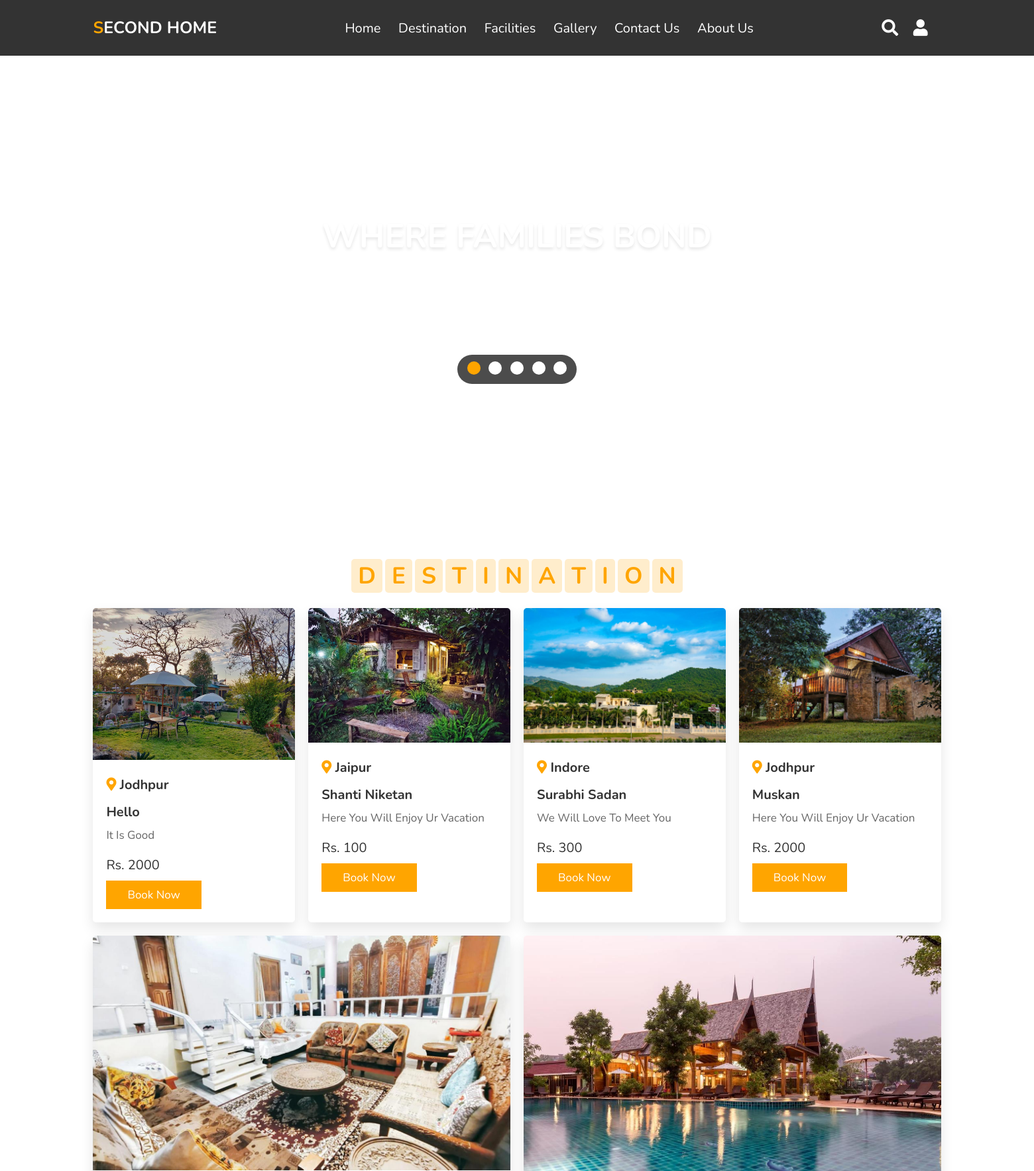
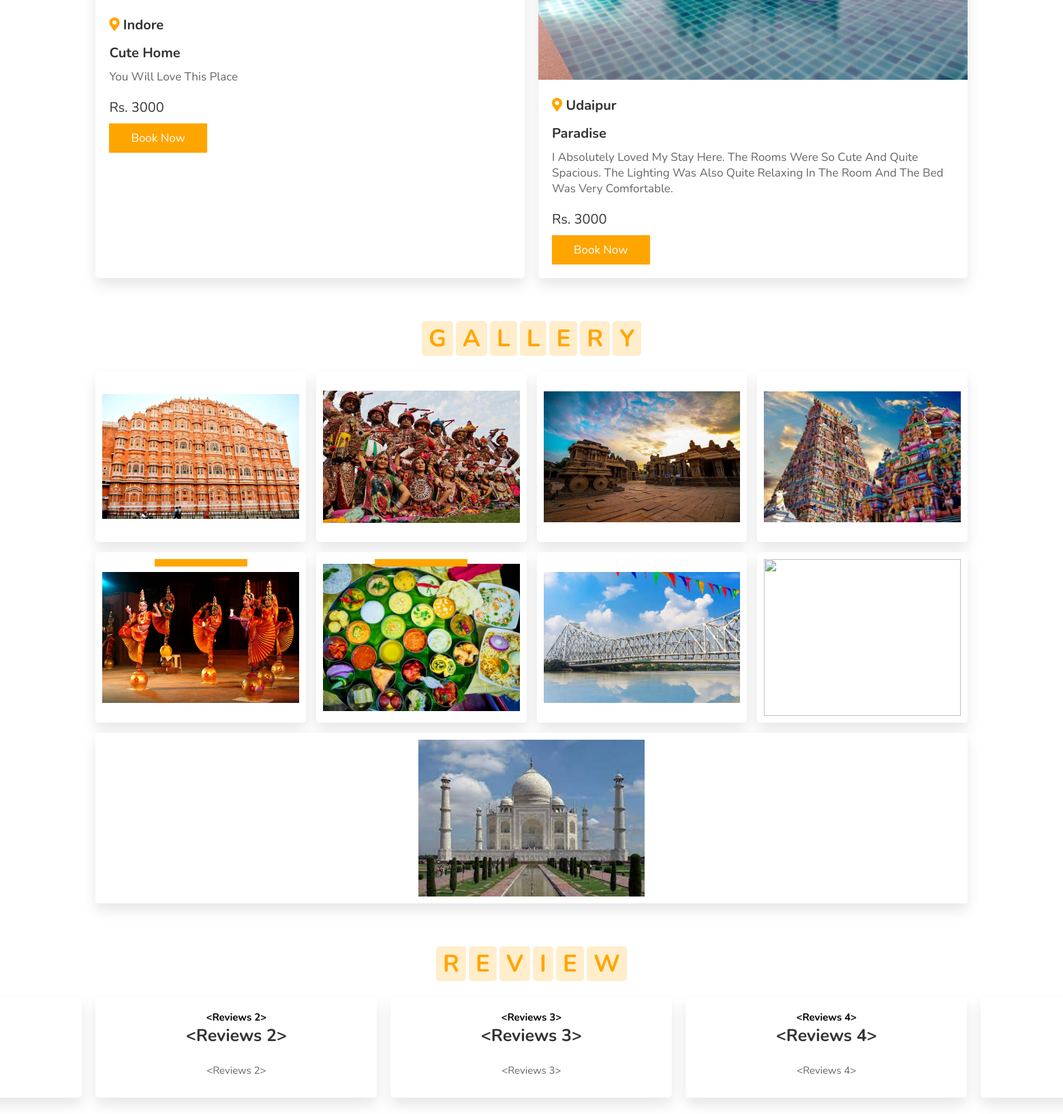
Screenshot of /Internet (upper part) with the database file from the repository (2 pictures, top to bottom).
### models.py (models this page shows)
class Listroom(db.Model):
    id = db.Column(db.Integer, primary_key=True)
    email = db.Column(db.String(150))
    phone_no= db.Column(db.Integer)
    city = db.Column(db.String(150))
    host_name = db.Column(db.String(150))
    homestay_name = db.Column(db.String(150))
    address = db.Column(db.String(150))
    description= db.Column(db.String(150))
    no_of_room = db.Column(db.Integer)
    Parking = db.Column(db.Boolean)
    Internet = db.Column(db.Boolean)
    Running_Hot_water = db.Column(db.Boolean)
    Open_Seating_areas = db.Column(db.Boolean)
    Air_Condition = db.Column(db.Boolean)
    Pet_Friendly = db.Column(db.Boolean)
    Toiletries = db.Column(db.Boolean)
    Smoking_Allowed = db.Column(db.Boolean)
    Library = db.Column(db.Boolean)
    Bonfire = db.Column(db.Boolean)
    Barbecue = db.Column(db.Boolean)
    Pick_and_dropService = db.Column(db.Boolean)
    rent=db.Column(db.Integer)
    pic=db.Column(db.String(500))
    uid = db.Column("uid", db.Integer, db.ForeignKey('user.id'))
    review = db.relationship('Reviews', backref='room')
    booking = db.relationship('Booking', backref='room')

class Reviews(db.Model):
    id = db.Column(db.Integer, primary_key=True)
    review=db.Column(db.String(5000))
    room_id = db.Column(db.Integer, db.ForeignKey('listroom.id'))
    user_id = db.Column(db.Integer, db.ForeignKey('user.id'))

### main.py (the view)
@app.route('/Internet')
def Internet():
    fac=Listroom.query.filter_by(Internet=True).all()
    rev=Reviews.query.all()
    return render_template('face.html',post=fac,login=0,ra=rev,user=current_user)

### templates/face.html (shortened to what this page needs)
<!DOCTYPE html>
<html lang="en">
{% include('header.html')%}
<body>
    {% include ('navbar.html') %}
    <section class="home" id="home">
        <div class="content">
            <h3>where families bond</h3>
            <p>Experience something new every moment</p>
        </div>
        <div class="controls">
            <span class="vid-btn active" data-src="/static/images/vid-1.mp4"></span>
            <span class="vid-btn" data-src="/static/images/vid-2.mp4"></span>
            <span class="vid-btn" data-src="/static/images/vid-3.mp4"></span>
            <span class="vid-btn" data-src="/static/images/vid-4.mp4"></span>
            <span class="vid-btn" data-src="/static/images/vid-5.mp4"></span>
        </div>
        <div class="video-container">
            <video src="/static/images/vid-1.mp4" id="video-slider" loop autoplay muted></video>
        </div>
    </section>
    <section class="destination" id="destination">
        <h1 class="heading">
            <span>d</span>
            <span>e</span>
            <span>s</span>
            <span>t</span>
            <span>i</span>
            <span>n</span>
            <span>a</span>
            <span>t</span>
            <span>i</span>
            <span>o</span>
            <span>n</span>
        </h1>
        <div class="box-container">
            {% for i in post %}
            <div class="box">
                <img src="{{i.pic}}" alt="">
                <div class="content">
                    <h3> <i class="fas fa-map-marker-alt"></i> {{i.city}} </h3> <br>
                    <h3>{{i.homestay_name}}</h3>
                    <p>
                        {{i.description}}
                    </p>
                    <div class="price"> Rs. {{i.rent}} </div>
                    <a href="{{i.id}}/profile" class="btn">book now</a>
                </div>
            </div>
            {% endfor %}
        </div>
    </section>
    <section class="gallery" id="gallery">
        <h1 class="heading">
            <span>g</span>
            <span>a</span>
            <span>l</span>
            <span>l</span>
            <span>e</span>
            <span>r</span>
            <span>y</span>
        </h1>
        <div class="box-container">
            <div class="box">
                <img src="/static/images/gg1.webp" alt="">
                <div class="content">
                </div>
            </div>
            <div class="box">
                <img src="/static/images/gg2.jpg" alt="">
                <div class="content">
                </div>
            </div>
            <div class="box">
                <img src="/static/images/gg3.jpg" alt="">
                <div class="content">
                </div>
            </div>
            <div class="box">
                <img src="/static/images/gg4.webp" alt="">
                <div class="content">
                </div>
            </div>
            <div class="box">
                <img src="/static/images/gg5.jpg" alt="">
                <div class="content">
                    <a href="/madhya_pradesh" class="btn">see more</a>
                </div>
            </div>
            <div class="box">
                <img src="/static/images/gg6.jpg" alt="">
                <div class="content">
                    <a href="/andhra_pradesh" class="btn">see more</a>
                </div>
            </div>
            <div class="box">
                <img src="/static/images/gg7.webp" alt="">
                <div class="content">
                </div>
            </div>
            <div class="box">
                <img src="/static/images/gg8.png" alt="">
                <div class="content">
                </div>
            </div>
            <div class="box">
                <img src="/static/images/gg9.jpg" alt="">
                <div class="content">
                </div>
            </div>
        </div>
    </section>
    <section class="review" id="review">
        <h1 class="heading">
            <span>r</span>
            <span>e</span>
            <span>v</span>
            <span>i</span>
            <span>e</span>
            <span>w</span>
        </h1>
        <div class="swiper-container review-slider">
            <div class="swiper-wrapper">
                {% for i in ra %}
                <div class="swiper-slide">
                    <div class="box">
                        <h1>{{i}}</h1>
                        <h3>{{i}}</h3>
                       <br>
                           <p>{{i}}</p>
                    </div>
                </div>
                {% endfor %}
        </div>
    </section>
</body>
</html>

### static/style.css (style rules this page uses)
:root { --orange: #ffa500; }
* { font-family: 'Nunito', sans-serif; margin: 0; padding: 0; box-sizing: border-box; text-transform: capitalize; outline: none; border: none; text-decoration: none; transition: all .2s linear; }
html { font-size: 62.5%; overflow-x: hidden; scroll-padding-top: 6rem; scroll-behavior: smooth; }
section { padding: 2rem 9%; }
.heading { text-align: center; padding: 2.5rem 0; }
.heading span { font-size: 3.5rem; background: rgba(255, 165, 0, .2); color: var(--orange); border-radius: .5rem; padding: .2rem 1rem; }
.btn { display: inline-block; margin-top: 1rem; background: var(--orange); color: #fff; padding: .8rem 3rem; border: .2rem solid var(--orange); cursor: pointer; font-size: 1.7rem; }
.home { min-height: 100vh; display: flex; align-items: center; justify-content: center; flex-flow: column; position: relative; z-index: 0; }
.home .content { text-align: center; }
.home .content h3 { font-size: 5rem; color: #fff; text-transform: uppercase; text-shadow: 0 .3rem .5rem rgba(0, 0, 0, .1); }
.home .content p { font-size: 2.5rem; color: #fff; padding: .5rem 0; }
.home .video-container video { position: absolute; top: 0; left: 0; z-index: -1; height: 100%; width: 100%; object-fit: cover; }
.home .controls { padding: 1rem; border-radius: 5rem; background: rgba(0, 0, 0, .7); position: relative; top: 10rem; }
.home .controls .vid-btn { height: 2rem; width: 2rem; display: inline-block; border-radius: 50%; background: #fff; cursor: pointer; margin: 0 .5rem; }
.home .controls .vid-btn.active { background: var(--orange); }
.destination .box-container { display: flex; flex-wrap: wrap; gap: 2rem; }
.destination .box-container .box { flex: 1 1 30rem; border-radius: .5rem; overflow: hidden; box-shadow: 0 1rem 2rem rgba(0, 0, 0, .1); }
.destination .box-container .box img { width: 100%; object-fit: cover; }
.destination .box-container .box .content { padding: 2rem; }
.destination .box-container .box .content h3 { font-size: 2rem; color: #333; }
.destination .box-container .box .content h3 i { color: var(--orange); }
.destination .box-container .box .content p { font-size: 1.7rem; color: #666; padding: 1rem 0; }
.destination .box-container .box .content .price { font-size: 2rem; color: #333; padding-top: 1rem; }
.gallery .box-container { display: flex; flex-wrap: wrap; gap: 1.5rem; }
.gallery .box-container .box { overflow: hidden; box-shadow: 0 1rem 2rem rgba(0, 0, 0, .1); border: 1rem solid #fff; border-radius: .5rem; flex: 1 1 30rem; height: 25rem; position: relative; }
.gallery .box-container .box img { height: 100%; width: 100%; object-fit: cover; }
.gallery .box-container .box .content { position: absolute; top: -100%; left: 0; height: 100%; width: 100%; text-align: center; background: rgba(0, 0, 0, .7); padding: 2rem; padding-top: 5rem; }
.review .review-slider { padding-bottom: 2rem; }
.review .box { padding: 2rem; text-align: center; box-shadow: 0 1rem 2rem rgba(0, 0, 0, .1); border-radius: .5rem; }
.review .box h3 { color: #333; font-size: 2.5rem; }
.review .box p { color: #666; font-size: 1.5rem; padding: 1rem 0; }
.gallery .box-container .box img { height: 100%; width: 100%; object-fit: contain; }

### rows the page displays
Listroom: pic (picture), city "Jodhpur", homestay_name "Hello", description "It Is Good", rent "2000"
Listroom: pic (picture), city "Jaipur", homestay_name "Shanti Niketan", description "Here You Will Enjoy Ur Vacation", rent "100"
Listroom: pic (picture), city "Indore", homestay_name "Surabhi Sadan", description "We Will Love To Meet You", rent "300"
Listroom: pic (picture), city "Jodhpur", homestay_name "Muskan", description "Here You Will Enjoy Ur Vacation", rent "2000"
Listroom: pic (picture), city "Indore", homestay_name "Cute Home", description "You Will Love This Place", rent "3000"
Listroom: pic (picture), city "Udaipur", homestay_name "Paradise", description "I Absolutely Loved My Stay Here. The Rooms Were So Cute And Quite Spacious. The Lighting Was Also Quite Relaxing In The Room And The Bed Was Very Comfortable.", rent "3000"
Reviews: i "<Reviews 2>"
Reviews: i "<Reviews 3>"
Reviews: i "<Reviews 4>"
